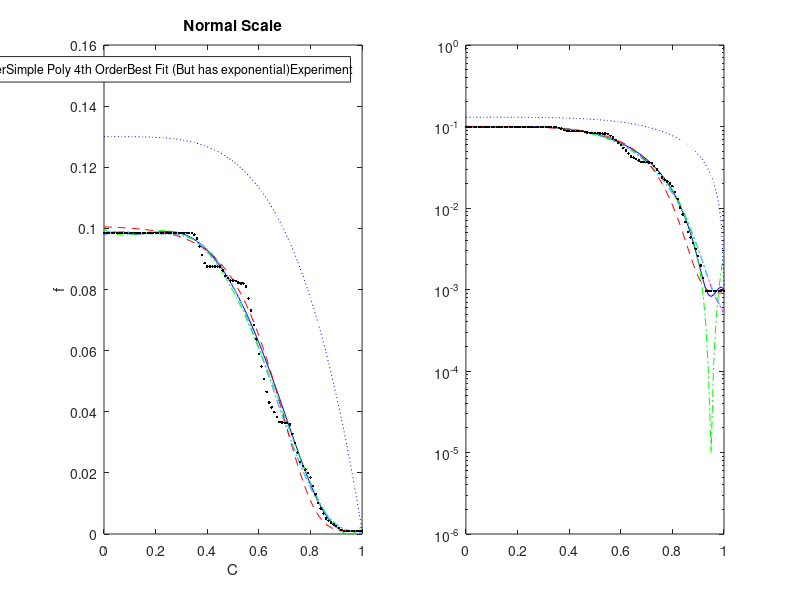

MATLAB code for this plot: (Note: this script raises an error after producing the figure.)
clc
clear

%The Experimental Data (D[m^2/s] vs Li Saturation in NMC811 Cathode
%Material) from Ball et. al.
C_Exp=0:0.01:1;
D_Exp=[1.97000000000000e-15	1.97000000000000e-15	1.97000000000000e-15	1.97000000000000e-15	1.97000000000000e-15	1.97000000000000e-15	1.97000000000000e-15	1.97000000000000e-15	1.97000000000000e-15	1.97000000000000e-15	1.97000000000000e-15	1.97000000000000e-15	1.97000000000000e-15	1.97000000000000e-15	1.97000000000000e-15	1.97000000000000e-15	1.97000000000000e-15	1.97000000000000e-15	1.97000000000000e-15	1.97000000000000e-15	1.97000000000000e-15	1.97000000000000e-15	1.97000000000000e-15	1.97000000000000e-15	1.97000000000000e-15	1.97000000000000e-15	1.97000000000000e-15	1.97000000000000e-15	1.97000000000000e-15	1.97000000000000e-15	1.97000000000000e-15	1.97000000000000e-15	1.97000000000000e-15	1.97000000000000e-15	1.97000000000000e-15	1.95871794871795e-15	1.93246153846154e-15	1.88057988240542e-15	1.82604733885277e-15	1.77151479530013e-15	1.75000000000000e-15	1.75000000000000e-15	1.75000000000000e-15	1.75000000000000e-15	1.75000000000000e-15	1.75000000000000e-15	1.72415384688095e-15	1.69039560607239e-15	1.67443076940527e-15	1.66000000000000e-15	1.66000000000000e-15	1.65677948731521e-15	1.64627692279901e-15	1.64000000000000e-15	1.64000000000000e-15	1.62076923231769e-15	1.54199999982496e-15	1.46323076733223e-15	1.36872435659487e-15	1.27354486941539e-15	1.17836538223590e-15	1.09518090133021e-15	1.01315225578639e-15	9.31123610242575e-16	8.60628439783704e-16	8.28643358007756e-16	7.96658276231807e-16	7.64673194455859e-16	7.33874938039106e-16	7.30825806467350e-16	7.27776674895595e-16	7.24727543323840e-16	7.15605591488646e-16	6.54977154345584e-16	5.94348717202522e-16	5.33720280059460e-16	4.73091842916398e-16	4.45872820826228e-16	4.21716923073207e-16	3.97561025320186e-16	3.70044377402405e-16	3.14602958123884e-16	2.59161538845363e-16	2.03720119566843e-16	1.66534850545147e-16	1.33725753836087e-16	1.00916657127028e-16	8.67230773551425e-17	7.49076925607793e-17	6.30923077664160e-17	5.12769229720528e-17	3.94615381776896e-17	2.76461533833264e-17	1.92000000000000e-17	1.92000000000000e-17	1.92000000000000e-17	1.92000000000000e-17	1.92000000000000e-17	1.92000000000000e-17	1.92000000000000e-17	1.92000000000000e-17];



%For Fitting Poly Diffusisivty in Exp data was noramlized by 2e-14
function [Fval]=givePolyFit1(C)
p1  =  -15.8080;  
p2  =  61.2357;  
p3   = -97.2872;  
p4   = 82.0729 ;   
p5   = -38.9613    ;
p6   = 9.7527   ;    
p7   = -1.1536  ;  
p8   = 0.0518  ;    
p9   = 0.0980 ;      

x=C;
%Fitted Poly
Fval=p1*x.^8 + p2*x.^7 + p3*x.^6 + p4*x.^5 + p5*x.^4 + p6*x.^3 + p7*x.^2 + p8.*x + p9;
end


function [Fval]=givePolyFit2(C)
p1   = 0.1800 ;   
p2  =  -3.7603   ; 
p3  =  10.1035 ;   
p4  =  -9.9922  ;  
p5  =  4.0525  ;  
p6  =  -0.7328 ;   
p7  =  0.0521  ;   
p8  =  0.0977 ;   

x=C;
%Fitted Poly
Fval=p1*x.^7 + p2*x.^6 + p3*x.^5 + p4*x.^4 + p5*x.^3 + p6*x.^2 + p7*x + p8;

end


function [Fval]=givePolyFit3(C)

p1=-3.1302;
p2=9.2325;
p3=-9.3898;
p4=3.8353;
p5=-0.6944;
p6=0.0494;
p7=0.0977;

%Fitted Poly
Fval=p1*C.^6 + p2*C.^5 + p3*C.^4 + p4*C.^3 + p5*C.^2 + p6*C + p7;
end


function [Fval]=givePolyFit4(C)
p1=0.7936;
p2=-1.3360;
p3=0.5023;
p4=-0.0569;
p5=0.0998;


%Fitted Poly
Fval=p1*C.^4 + p2*C.^3 + p3*C.^2 + p4*C.^1 + p5;
end


function [Fval]=givePolyFit5(C)

p1=-0.1289;
p2=-0.13;

%Fitted Poly
Fval=p1*C.^4 - p2;
end


function [Fval]=giveBestFit(C)
a=0.1008;
b=-8.2105;
c=0.6986 ;
d=0.0009;
Fval = d + (a-d)*exp(-exp(-b*(C-c)));
end

% Taylor Series Poly from Best Fit Exponential Expression

% syms CC 
% a=0.1008;
% b=-8.2105;
% c=0.6986 ;
% d=0.0009;
% Fval = d + (a-d)*exp(-exp(-b*(CC-c)));
% givePolyFitfromBest=matlabFunction(vpa(taylor(Fval,CC,0,"Order",10)))



%Plot Fitted Poly vs Experiment 
figure 
subplot(1,2,1)

%The Conc. to plot at
C=C_Exp;

plot(C,givePolyFit1(C),"b")
hold on
plot(C,givePolyFit2(C),"-.m")
hold on
plot(C,givePolyFit3(C),"-.c")
hold on
plot(C,givePolyFit4(C),"-.g")
hold on
plot(C,givePolyFit5(C),":b")
hold on
plot(C,giveBestFit(C),"--r")
hold on
% plot(C,givePolyFitfromBest(C),"r")
% hold on
plot(C,D_Exp/2e-14,".k")
xlabel("C")
ylabel("f")
% legend(["Fitted Poly 8 Order","Fitted Poly 6 Order","Fitted Poly 4 Order","Best Fit (But has exponential)", "Poly Fit from Taylor Series of Best Fit","Experiment"])
% legend(["Fitted Poly 8 Order","Fitted Poly 7 Order","Fitted Poly 6 Order","Fitted Poly 4 Order","Best Fit (But has exponential)", "Experiment"])
legend(["Fitted Poly 8 Order","Fitted Poly 7 Order","Fitted Poly 6 Order","Fitted Poly 4 Order","Simple Poly 4th Order","Best Fit (But has exponential)", "Experiment"])
title("Normal Scale")

subplot(1,2,2)
semilogy(C,givePolyFit1(C),"b")
hold on
semilogy(C,givePolyFit2(C),"-.m")
hold on
semilogy(C,givePolyFit3(C),"-.c")
hold on
semilogy(C,givePolyFit4(C),"-.g")
hold on
semilogy(C,givePolyFit5(C),":b")
hold on
semilogy(C,giveBestFit(C),"--r")
hold on
% semilogy(C,givePolyFitfromBest(C),"r")
% hold on
semilogy(C,D_Exp/2e-14,".k")
hold on
yline(1e-1,"--")
hold on
yline(1e-3,"--")
xlabel("C")
ylabel("f")
% legend(["Fitted Poly 8 Order","Fitted Poly 6 Order","Fitted Poly 4 Order","Best Fit (But has exponential)", "Poly Fit from Taylor Series of Best Fit","Experiment"])
% legend(["Fitted Poly 8 Order","Fitted Poly 7 Order","Fitted Poly 6 Order","Fitted Poly 4 Order","Best Fit (But has exponential)", "Experiment"])
legend(["Fitted Poly 8 Order","Fitted Poly 7 Order","Fitted Poly 6 Order","Fitted Poly 4 Order","Simple Poly 4th Order","Best Fit (But has exponential)", "Experiment"])
title("Log Scale in Y-axis")

%% 

figure;
semilogy(C,D_Exp,".k")
xlabel("C")
ylabel("f")
